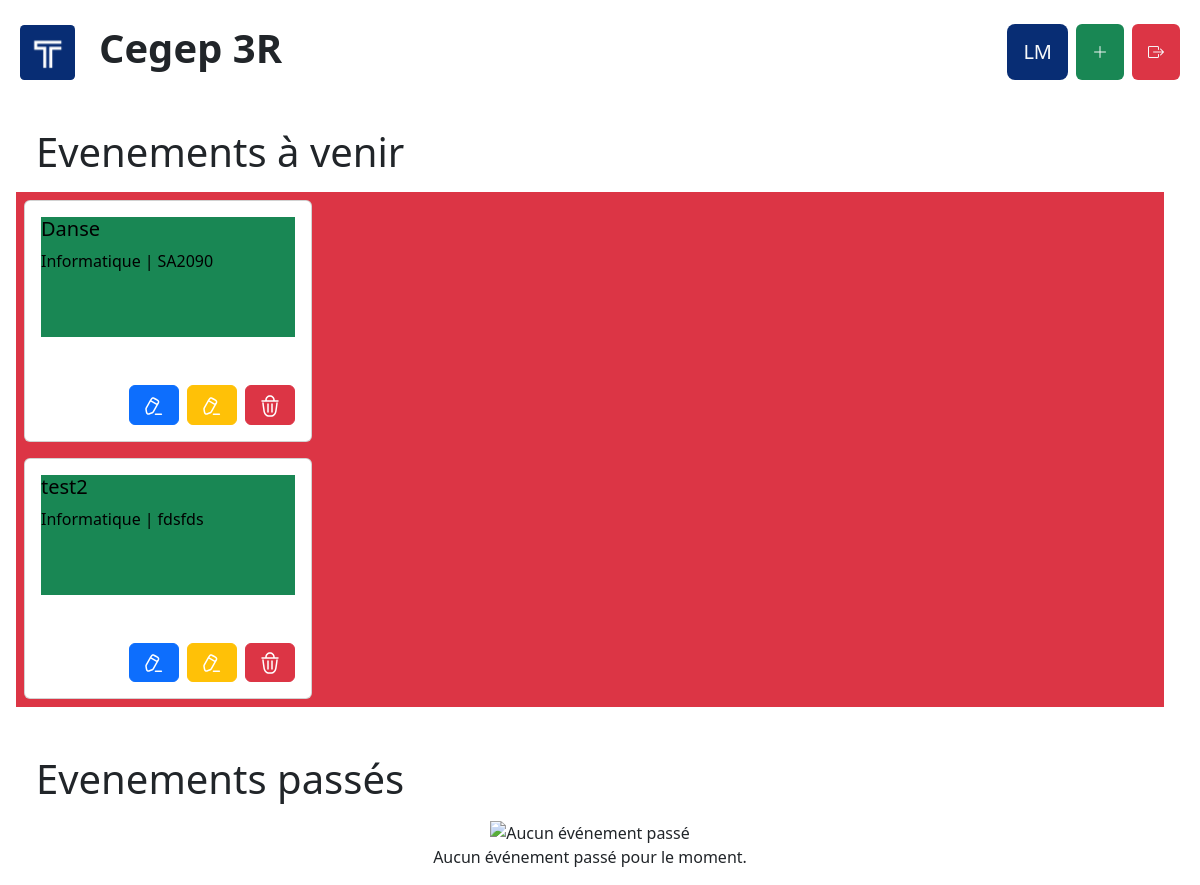
The app's page / (signed in) with its own data.
### tables this page shows
CREATE TABLE `user` (
  `idUser` int(11) NOT NULL,
  `image` varchar(255) NOT NULL,
  `lastname` varchar(255) NOT NULL,
  `firstname` varchar(255) NOT NULL,
  `poste` varchar(255) NOT NULL,
  `email` varchar(255) NOT NULL,
  `password` varchar(255) NOT NULL,
  `pin` int(11) NOT NULL
);

CREATE TABLE `event` (
  `idEv` int(11) NOT NULL,
  `nameEv` varchar(255) NOT NULL,
  `dateEv` date NOT NULL,
  `timeEv` varchar(255) NOT NULL,
  `locationEv` varchar(255) NOT NULL,
  `employeurEv` varchar(255) NOT NULL,
  `descriptionEv` varchar(255) NOT NULL,
  `idUser` int(11) NOT NULL
);

### index.php (the view, shortened to what this page needs)
<?php
$servername = "localhost";
$username = "root";
$password = "root";
$db = "smileface";
$conn = new mysqli($servername, $username, $password, $db);
$idUser = $_SESSION['idUser'];
$firstname = "";
$lastname = "";
$conn->query('SET NAMES utf8');
$sql = "SELECT * FROM event";
$result = $conn->query($sql);
$sqlUser = "SELECT * FROM `user` WHERE `idUser` = $idUser";
$resultUser = $conn->query($sqlUser);
if ($resultUser->num_rows > 0) {
    while ($row = $resultUser->fetch_assoc()) {
        $lastname = $row['lastname'];
        $firstname = $row['firstname'];
    }
} else {
}
$pseudo = strtoupper(substr($firstname, 0, 1)) . strtoupper(substr($lastname, 0, 1));
$evenements_a_venir = [];
$evenements_passes = [];
if ($result->num_rows > 0) {
    while ($row = $result->fetch_assoc()) {
        $evenement = [
            'idEv' => $row['idEv'],
            'nom' => $row['nameEv'],
            'date' => $row['dateEv'],
            'location' => $row['locationEv']
        ];
        $date_evenement = strtotime($row['dateEv']);
        $aujourd_hui = time();
        if ($date_evenement > $aujourd_hui) {
            $evenements_a_venir[] = $evenement;
        } else {
            $evenements_passes[] = $evenement;
        }
    }
} else {
}
?>
<!DOCTYPE html>
<html lang="en">
<head>
    <link href="https://cdn.jsdelivr.net/npm/bootstrap@5.3.1/dist/css/bootstrap.min.css" rel="stylesheet">
    <link rel="stylesheet" href="https://cdn.jsdelivr.net/npm/bootstrap-icons@1.11.1/font/bootstrap-icons.css">
</head>
<body>
    <div class="container-fluid">
        <div class="row justify-content-between g-0">
            <div class="col-md-4 col-sm-5 mt-4 ms-2 d-flex flex-row align-items-center">
                <img src="assets/logo.svg" width="55" height="55" alt="logo">
                <h1 class="ms-4 fw-bold">Cegep 3R</h1>
            </div>
            <div class="col-md-3 col-sm-4 mt-4 me-2 d-flex justify-content-end">
                <a href="pages/user.php" class="d-flex flex-row align-items-center justify-content-end me-2 text-decoration-none">
                    <div class=" w-100" style="border-radius: 8px; min-height: 10px;  background-color:#082D74;">
                        <h5 class="text-light mx-3 my-3"><?php echo $pseudo ?> </h5>
                    </div>
                </a>
                <a href="pages/ajouter.php" class="d-flex flex-row align-items-center justify-content-end me-2 text-decoration-none">
                    <div class="bg-success bg-opacity-70 w-100 p-3 rounded">
                        <i class="bi bi-plus-lg text-light" style="font-size: 1rem;"></i>
                    </div>
                </a>
                <a href="php/deconnexion.php" class="d-flex flex-row align-items-center justify-content-end text-decoration-none">
                    <div class="bg-danger bg-opacity-70 w-100 p-3 rounded">
                        <i class="bi bi-box-arrow-right text-light"></i>
                    </div>
                </a>
            </div>
        </div>
        <div class="row g-0">
            <h1 class="ms-4 mt-5">Evenements à venir</h1>
        </div>
        <div class="row d-flex justify-content-between ms-1 me-4 mt-2 g-0 bg-danger">
            <?php if (empty($evenements_a_venir)) : ?>
                <div class="col-md-12 text-center">
                    <img src="chemin/vers/votre/svg.svg" alt="Aucun événement à venir">
                    <p>Aucun événement à venir pour le moment.</p>
                </div>
            <?php else : ?>
                <?php foreach ($evenements_a_venir as $evenement) : ?>
                    <a href="pages/evenement.php?idEv=<?php echo $evenement['idEv'] ?>" class="bg-success" style="text-decoration: none; color: black; ">
                        <div class="card mx-2 my-2" style="width: 18rem;">
                            <div class="card-body d-flex flex-column">
                                <h5 class="card-title"><?= $evenement['nom'] ?></h5>
                                <div class="mb-5 d-flex">
                                    <p class="card-text">Informatique</p>
                                    <p class="card-text ms-1 me-1">|</p>
                                    <p class="card-text"><?= $evenement['location'] ?></p>
                                </div>
                                <div class="col-md-12 mt-5 d-flex justify-content-end">
                                    <a href="pages/choisir.php?id=<?= $evenement['idEv']; ?>">
                                        <button type="button" class="btn btn-primary">
                                            <img src="assets/Edit 3.svg" alt="Modifier">
                                        </button>
                                    </a>
                                    <a href="pages/modifier.php?id=<?= $evenement['idEv']; ?>">
                                        <button type="button" class="btn btn-warning ms-2">
                                            <img src="assets/Edit 3.svg" alt="Modifier">
                                        </button>
                                    </a>
                                    <a href="php/supprimer.php?id=<?= $evenement['idEv']; ?>">
                                        <button type="button" class="btn btn-danger ms-2">
                                            <img src="assets/Delete 3.svg" alt="Supprimer">
                                        </button>
                                    </a>
                                </div>
                            </div>
                        </div>
                    </a>
                <?php endforeach; ?>
            <?php endif; ?>
        </div>
        <div class="row g-0">
            <h1 class="ms-4 mt-5">Evenements passés</h1>
        </div>
        <div class="row d-flex justify-content-between ms-1 me-4 mt-2 g-0">
            <?php if (empty($evenements_passes)) : ?>
                <div class="col-md-12 text-center">
                    <img src="chemin/vers/votre/svg.svg" alt="Aucun événement passé">
                    <p>Aucun événement passé pour le moment.</p>
                </div>
            <?php endif; ?>
        </div>
    </div>
</body>
</html>

### records on screen
user: pseudo "LM"
event: nameEv "Danse", locationEv "SA2090"
event: nameEv "test2", locationEv "fdsfds"
